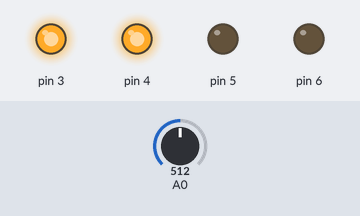
A sketch run on a simulated Arduino Uno, built with avr-gcc and run on an emulated ATmega328P. Parts: output pins drawn as LEDs (lit = HIGH). Inputs (shaded band) come from the test bench; at power-on: A0 = 512.

Above: at 1.2 s.
1.3 s: A0 set to 590
2.8 s: A0 set to 618
At 4.0 s:
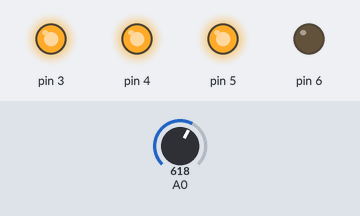
4.3 s: A0 set to 791
5.8 s: A0 set to 811
At 6.5 s:
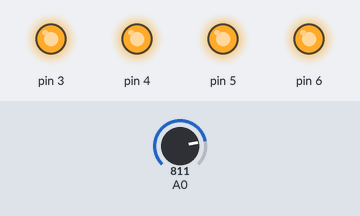
7.3 s: A0 set to 390
At 7.7 s:
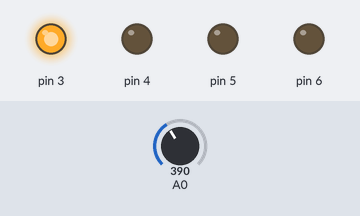
8.8 s: A0 set to 412
At 10.0 s:
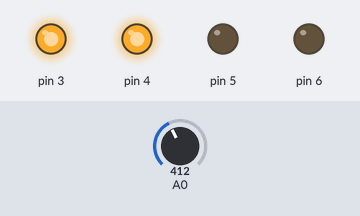
Timing chart, 0 to 11.3 s (numbered marks = the images above; inputs shaded):
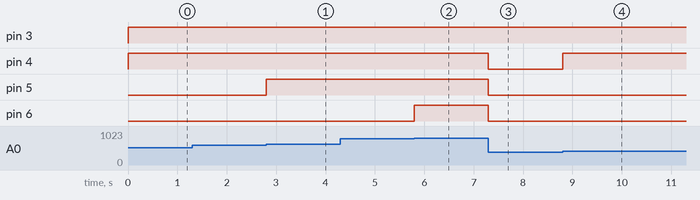

The sketch:

acanalog.ino
```cpp
void setup() {
  pinMode(3,OUTPUT);
  pinMode(4,OUTPUT);
  pinMode(5,OUTPUT);
  pinMode(6,OUTPUT);
}

void loop(){
int n=analogRead(A0);
if(n>200) digitalWrite(3,1); else digitalWrite(3,0);
if(n>400) digitalWrite(4,1); else digitalWrite(4,0);
if(n>600) digitalWrite(5,1);  else digitalWrite(5,0);
if(n>800) digitalWrite(6,1); else digitalWrite(6,0);
}
```

Measured:
- the behaviour switches between 600 and 601 on A0 (found by bisection; images 0 and 1)
- the behaviour switches between 800 and 801 on A0 (found by bisection; images 1 and 2)
- the behaviour switches between 400 and 401 on A0 (found by bisection; images 3 and 4)
- after the input at 1.3 s, every drawn part: stays the same
- after the input at 2.8 s, pin 5: LOW → HIGH at once
- after the input at 4.3 s, every drawn part: stays the same
- after the input at 5.8 s, pin 6: LOW → HIGH at once
- after the input at 7.3 s, pin 4–6: HIGH → LOW at once
- after the input at 8.8 s, pin 4: LOW → HIGH at once
